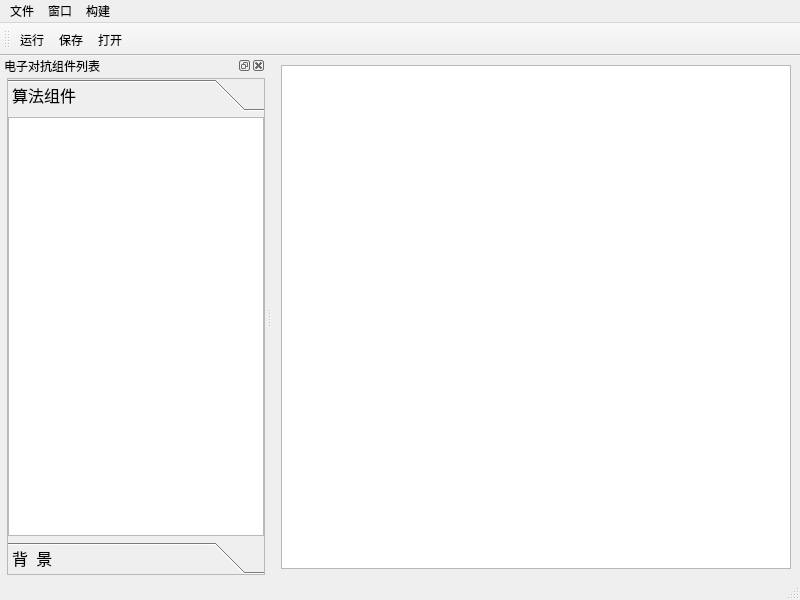
<?xml version="1.0" encoding="UTF-8"?>
<ui version="4.0">
 <class>MainWindow_ECM</class>
 <widget class="QMainWindow" name="MainWindow_ECM">
  <property name="geometry">
   <rect>
    <x>0</x>
    <y>0</y>
    <width>800</width>
    <height>600</height>
   </rect>
  </property>
  <property name="windowTitle">
   <string>MainWindow</string>
  </property>
  <property name="autoFillBackground">
   <bool>true</bool>
  </property>
  <widget class="QWidget" name="centralwidget">
   <layout class="QGridLayout" name="gridLayout">
    <item row="1" column="0">
     <widget class="QGraphicsView" name="graphicsView_ecm"/>
    </item>
   </layout>
  </widget>
  <widget class="QMenuBar" name="menubar">
   <property name="geometry">
    <rect>
     <x>0</x>
     <y>0</y>
     <width>800</width>
     <height>23</height>
    </rect>
   </property>
   <widget class="QMenu" name="menu_file">
    <property name="title">
     <string>文件</string>
    </property>
    <addaction name="action_xml_open"/>
    <addaction name="action_xml_save"/>
    <addaction name="separator"/>
    <addaction name="actiont_exit"/>
   </widget>
   <widget class="QMenu" name="menu_windows">
    <property name="title">
     <string>窗口</string>
    </property>
    <addaction name="action_list"/>
    <addaction name="action_toolBar"/>
   </widget>
   <widget class="QMenu" name="menu_build">
    <property name="title">
     <string>构建</string>
    </property>
    <addaction name="actionz_run"/>
   </widget>
   <addaction name="menu_file"/>
   <addaction name="menu_windows"/>
   <addaction name="menu_build"/>
  </widget>
  <widget class="QStatusBar" name="statusbar"/>
  <widget class="QToolBar" name="toolBar">
   <property name="windowTitle">
    <string>toolBar</string>
   </property>
   <attribute name="toolBarArea">
    <enum>TopToolBarArea</enum>
   </attribute>
   <attribute name="toolBarBreak">
    <bool>false</bool>
   </attribute>
   <addaction name="action1"/>
   <addaction name="action2"/>
   <addaction name="action1_2"/>
  </widget>
  <widget class="QDockWidget" name="dockWidget">
   <property name="toolTipDuration">
    <number>-1</number>
   </property>
   <property name="autoFillBackground">
    <bool>true</bool>
   </property>
   <property name="floating">
    <bool>false</bool>
   </property>
   <property name="windowTitle">
    <string>电子对抗组件列表</string>
   </property>
   <attribute name="dockWidgetArea">
    <number>1</number>
   </attribute>
   <widget class="QWidget" name="dockWidgetContents">
    <layout class="QGridLayout" name="gridLayout_2">
     <property name="leftMargin">
      <number>7</number>
     </property>
     <property name="topMargin">
      <number>3</number>
     </property>
     <property name="rightMargin">
      <number>1</number>
     </property>
     <property name="bottomMargin">
      <number>3</number>
     </property>
     <property name="spacing">
      <number>0</number>
     </property>
     <item row="0" column="0">
      <layout class="QGridLayout" name="gridLayout_5">
       <item row="0" column="0">
        <widget class="QToolBox" name="toolBox">
         <property name="font">
          <font>
           <family>黑体</family>
           <pointsize>12</pointsize>
          </font>
         </property>
         <property name="frameShape">
          <enum>QFrame::StyledPanel</enum>
         </property>
         <property name="currentIndex">
          <number>0</number>
         </property>
         <property name="tabSpacing">
          <number>6</number>
         </property>
         <widget class="QWidget" name="page_arithmetic">
          <property name="geometry">
           <rect>
            <x>0</x>
            <y>0</y>
            <width>256</width>
            <height>421</height>
           </rect>
          </property>
          <attribute name="label">
           <string>算法组件</string>
          </attribute>
          <attribute name="toolTip">
           <string>放置算法组件的说明文字</string>
          </attribute>
          <layout class="QGridLayout" name="gridLayout_3">
           <property name="sizeConstraint">
            <enum>QLayout::SetDefaultConstraint</enum>
           </property>
           <property name="leftMargin">
            <number>0</number>
           </property>
           <property name="topMargin">
            <number>0</number>
           </property>
           <property name="rightMargin">
            <number>0</number>
           </property>
           <property name="bottomMargin">
            <number>0</number>
           </property>
           <property name="spacing">
            <number>0</number>
           </property>
           <item row="0" column="5">
            <widget class="QListWidget" name="listWidget_arithmetic">
             <property name="font">
              <font>
               <family>黑体</family>
               <pointsize>12</pointsize>
              </font>
             </property>
            </widget>
           </item>
          </layout>
         </widget>
         <widget class="QWidget" name="page_background">
          <property name="geometry">
           <rect>
            <x>0</x>
            <y>0</y>
            <width>256</width>
            <height>421</height>
           </rect>
          </property>
          <attribute name="label">
           <string>背  景</string>
          </attribute>
          <layout class="QGridLayout" name="gridLayout_4">
           <property name="leftMargin">
            <number>0</number>
           </property>
           <property name="topMargin">
            <number>0</number>
           </property>
           <property name="rightMargin">
            <number>0</number>
           </property>
           <property name="bottomMargin">
            <number>0</number>
           </property>
           <property name="spacing">
            <number>0</number>
           </property>
           <item row="0" column="0">
            <widget class="QListWidget" name="listWidget_background">
             <property name="frameShape">
              <enum>QFrame::Panel</enum>
             </property>
            </widget>
           </item>
          </layout>
         </widget>
        </widget>
       </item>
      </layout>
     </item>
    </layout>
   </widget>
  </widget>
  <action name="action_list">
   <property name="checkable">
    <bool>true</bool>
   </property>
   <property name="checked">
    <bool>true</bool>
   </property>
   <property name="icon">
    <iconset resource="../Res/res.qrc">
     <normaloff>:/img/property.png</normaloff>:/img/property.png</iconset>
   </property>
   <property name="text">
    <string>组件列表</string>
   </property>
  </action>
  <action name="action_xml_open">
   <property name="icon">
    <iconset resource="../Res/res.qrc">
     <normaloff>:/img/open.png</normaloff>:/img/open.png</iconset>
   </property>
   <property name="text">
    <string>打开xml文件</string>
   </property>
  </action>
  <action name="action_xml_save">
   <property name="icon">
    <iconset resource="../Res/res.qrc">
     <normaloff>:/img/save.png</normaloff>:/img/save.png</iconset>
   </property>
   <property name="text">
    <string>保存为xml文件</string>
   </property>
  </action>
  <action name="actionz_run">
   <property name="icon">
    <iconset resource="../Res/res.qrc">
     <normaloff>:/img/runXml.png</normaloff>:/img/runXml.png</iconset>
   </property>
   <property name="text">
    <string>运行</string>
   </property>
  </action>
  <action name="actiont_exit">
   <property name="text">
    <string>Exit</string>
   </property>
  </action>
  <action name="action1">
   <property name="icon">
    <iconset resource="../Res/res.qrc">
     <normaloff>:/img/runXml.png</normaloff>:/img/runXml.png</iconset>
   </property>
   <property name="text">
    <string>运行</string>
   </property>
  </action>
  <action name="action2">
   <property name="icon">
    <iconset resource="../Res/res.qrc">
     <normaloff>:/img/save.png</normaloff>:/img/save.png</iconset>
   </property>
   <property name="text">
    <string>保存</string>
   </property>
  </action>
  <action name="action1_2">
   <property name="icon">
    <iconset resource="../Res/res.qrc">
     <normaloff>:/img/open.png</normaloff>:/img/open.png</iconset>
   </property>
   <property name="text">
    <string>打开</string>
   </property>
  </action>
  <action name="action_toolBar">
   <property name="checkable">
    <bool>true</bool>
   </property>
   <property name="checked">
    <bool>true</bool>
   </property>
   <property name="text">
    <string>工具栏</string>
   </property>
  </action>
 </widget>
 <resources>
  <include location="../Res/res.qrc"/>
 </resources>
 <connections/>
</ui>
